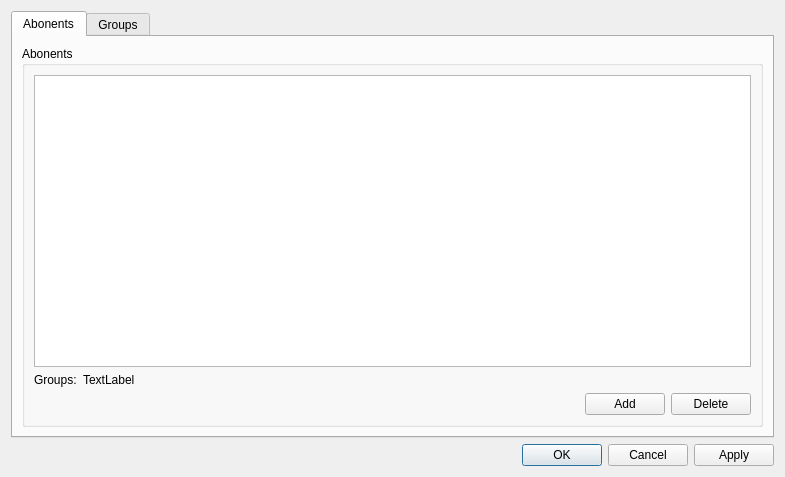
<?xml version="1.0" encoding="UTF-8"?>
<ui version="4.0">
 <class>AddressBook</class>
 <widget class="QDialog" name="AddressBook">
  <property name="geometry">
   <rect>
    <x>0</x>
    <y>0</y>
    <width>785</width>
    <height>477</height>
   </rect>
  </property>
  <property name="windowTitle">
   <string>Address book</string>
  </property>
  <layout class="QVBoxLayout" name="verticalLayout_6">
   <item>
    <widget class="QTabWidget" name="tabWidget">
     <property name="currentIndex">
      <number>0</number>
     </property>
     <widget class="QWidget" name="tabA">
      <attribute name="title">
       <string>Abonents</string>
      </attribute>
      <layout class="QVBoxLayout" name="verticalLayout_2">
       <item>
        <widget class="QGroupBox" name="groupBoxA">
         <property name="title">
          <string>Abonents</string>
         </property>
         <layout class="QVBoxLayout" name="verticalLayout">
          <item>
           <layout class="QHBoxLayout" name="abonentsLayout">
            <item>
             <widget class="QTableView" name="tableViewA">
              <property name="selectionBehavior">
               <enum>QAbstractItemView::SelectRows</enum>
              </property>
             </widget>
            </item>
           </layout>
          </item>
          <item>
           <layout class="QHBoxLayout" name="horizontalLayout_4">
            <item>
             <widget class="QLabel" name="label">
              <property name="text">
               <string>Groups:</string>
              </property>
             </widget>
            </item>
            <item>
             <widget class="QLabel" name="labelGroups">
              <property name="sizePolicy">
               <sizepolicy hsizetype="Expanding" vsizetype="Preferred">
                <horstretch>0</horstretch>
                <verstretch>0</verstretch>
               </sizepolicy>
              </property>
              <property name="text">
               <string>TextLabel</string>
              </property>
             </widget>
            </item>
           </layout>
          </item>
          <item>
           <layout class="QHBoxLayout" name="horizontalLayout">
            <item>
             <spacer name="horizontalSpacer">
              <property name="orientation">
               <enum>Qt::Horizontal</enum>
              </property>
              <property name="sizeHint" stdset="0">
               <size>
                <width>40</width>
                <height>20</height>
               </size>
              </property>
             </spacer>
            </item>
            <item>
             <widget class="QPushButton" name="butAddA">
              <property name="text">
               <string>Add</string>
              </property>
             </widget>
            </item>
            <item>
             <widget class="QPushButton" name="butDelA">
              <property name="text">
               <string>Delete</string>
              </property>
             </widget>
            </item>
           </layout>
          </item>
         </layout>
        </widget>
       </item>
      </layout>
     </widget>
     <widget class="QWidget" name="tabG">
      <attribute name="title">
       <string>Groups</string>
      </attribute>
      <layout class="QVBoxLayout" name="verticalLayout_5">
       <item>
        <widget class="QSplitter" name="splitter">
         <property name="orientation">
          <enum>Qt::Horizontal</enum>
         </property>
         <widget class="QGroupBox" name="groupBoxG">
          <property name="title">
           <string>Groups</string>
          </property>
          <layout class="QVBoxLayout" name="verticalLayout_3">
           <item>
            <widget class="QTableView" name="tableViewG">
             <property name="selectionBehavior">
              <enum>QAbstractItemView::SelectRows</enum>
             </property>
            </widget>
           </item>
           <item>
            <layout class="QHBoxLayout" name="horizontalLayout_2">
             <item>
              <spacer name="horizontalSpacer_2">
               <property name="orientation">
                <enum>Qt::Horizontal</enum>
               </property>
               <property name="sizeHint" stdset="0">
                <size>
                 <width>40</width>
                 <height>20</height>
                </size>
               </property>
              </spacer>
             </item>
             <item>
              <widget class="QPushButton" name="butAddG">
               <property name="text">
                <string>Add</string>
               </property>
              </widget>
             </item>
             <item>
              <widget class="QPushButton" name="butDelG">
               <property name="text">
                <string>Delete</string>
               </property>
              </widget>
             </item>
            </layout>
           </item>
          </layout>
         </widget>
         <widget class="QGroupBox" name="groupBoxGA">
          <property name="title">
           <string>Abonents</string>
          </property>
          <layout class="QVBoxLayout" name="verticalLayout_4">
           <item>
            <widget class="QTableView" name="tableViewGA">
             <property name="selectionBehavior">
              <enum>QAbstractItemView::SelectRows</enum>
             </property>
            </widget>
           </item>
           <item>
            <layout class="QHBoxLayout" name="horizontalLayout_3">
             <item>
              <spacer name="horizontalSpacer_3">
               <property name="orientation">
                <enum>Qt::Horizontal</enum>
               </property>
               <property name="sizeHint" stdset="0">
                <size>
                 <width>40</width>
                 <height>20</height>
                </size>
               </property>
              </spacer>
             </item>
             <item>
              <widget class="QPushButton" name="butAddGA">
               <property name="text">
                <string>Add</string>
               </property>
              </widget>
             </item>
             <item>
              <widget class="QPushButton" name="butDelGA">
               <property name="text">
                <string>Delete</string>
               </property>
              </widget>
             </item>
            </layout>
           </item>
          </layout>
         </widget>
        </widget>
       </item>
      </layout>
     </widget>
    </widget>
   </item>
   <item>
    <widget class="QDialogButtonBox" name="buttonBox">
     <property name="orientation">
      <enum>Qt::Horizontal</enum>
     </property>
     <property name="standardButtons">
      <set>QDialogButtonBox::Apply|QDialogButtonBox::Cancel|QDialogButtonBox::Ok</set>
     </property>
    </widget>
   </item>
  </layout>
 </widget>
 <tabstops>
  <tabstop>buttonBox</tabstop>
  <tabstop>tabWidget</tabstop>
  <tabstop>tableViewA</tabstop>
  <tabstop>butAddA</tabstop>
  <tabstop>butDelA</tabstop>
  <tabstop>tableViewG</tabstop>
  <tabstop>butAddG</tabstop>
  <tabstop>butDelG</tabstop>
  <tabstop>tableViewGA</tabstop>
  <tabstop>butAddGA</tabstop>
  <tabstop>butDelGA</tabstop>
 </tabstops>
 <resources/>
 <connections/>
</ui>
